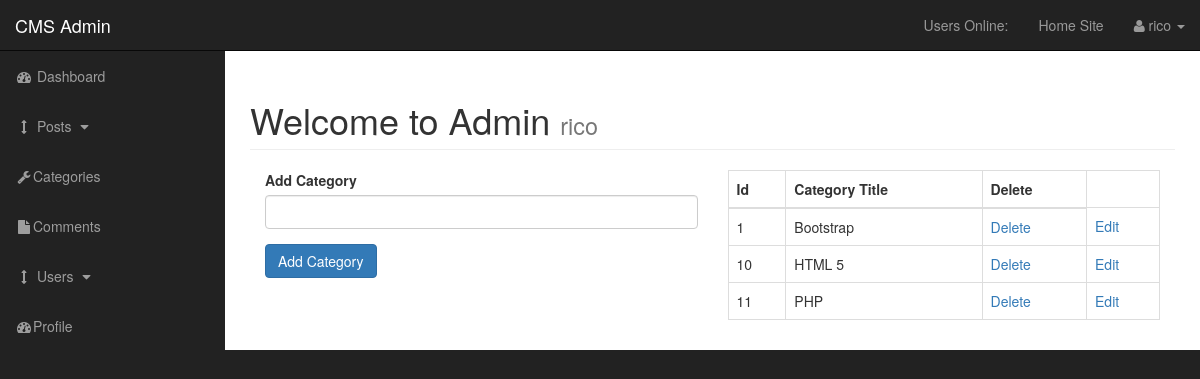
Screenshot of /admin/categories.php (signed in) with the database file from the repository.
### tables this page shows
CREATE TABLE `categories` (
  `cat_id` int(3) NOT NULL,
  `cat_title` varchar(255) NOT NULL
);

### admin/functions.php (the view, shortened to what this page needs)
<?php
function findAllCategories() {
   global $connection;
        $query = "SELECT * FROM categories ";
        $select_categories = mysqli_query($connection, $query);
        while($row = mysqli_fetch_assoc($select_categories)) {
        $cat_id = $row['cat_id'];
        $cat_title = $row['cat_title'];
        echo "<tr>";
        echo "<td>{$cat_id}</td>";
        echo "<td>{$cat_title}</td>";
        echo "<td><a onClick=\"javascript: return confirm('Are you sure you want to delete this category?'); \" href='categories.php?delete={$cat_id}'>Delete</a></td>";
        echo "<td><a href='categories.php?edit={$cat_id}'>Edit</a></td>";
        echo "</tr>";
        }
}
?>

### admin/css/sb-admin.css (style rules this page uses)
body { margin-top: 100px; background-color: #222; }
@media (min-width:768px) { body { margin-top: 50px; } }

### rows the page displays
categories: cat_id "1", cat_title "Bootstrap"
categories: cat_id "10", cat_title "HTML 5"
categories: cat_id "11", cat_title "PHP"

### other values shown
$_SESSION['username'] "rico"
